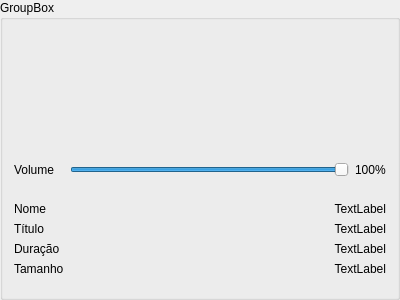
<?xml version="1.0" encoding="UTF-8"?>
<ui version="4.0">
 <class>mdptvp::media::MediaInfoBox</class>
 <widget class="QGroupBox" name="mdptvp::media::MediaInfoBox">
  <property name="geometry">
   <rect>
    <x>0</x>
    <y>0</y>
    <width>400</width>
    <height>300</height>
   </rect>
  </property>
  <property name="windowTitle">
   <string>GroupBox</string>
  </property>
  <property name="title">
   <string>GroupBox</string>
  </property>
  <layout class="QVBoxLayout" name="verticalLayout">
   <item>
    <widget class="VlcWidgetSeek" name="seek_widget_" native="true"/>
   </item>
   <item>
    <layout class="QFormLayout" name="formLayout">
     <property name="fieldGrowthPolicy">
      <enum>QFormLayout::AllNonFixedFieldsGrow</enum>
     </property>
     <item row="2" column="0">
      <widget class="QLabel" name="volume_label_">
       <property name="text">
        <string>Volume</string>
       </property>
      </widget>
     </item>
     <item row="2" column="1">
      <layout class="QHBoxLayout" name="horizontalLayout">
       <item>
        <widget class="VlcWidgetVolumeSlider" name="volume_widget_">
         <property name="maximum">
          <number>100</number>
         </property>
         <property name="value">
          <number>100</number>
         </property>
         <property name="orientation">
          <enum>Qt::Horizontal</enum>
         </property>
         <property name="invertedAppearance">
          <bool>false</bool>
         </property>
        </widget>
       </item>
       <item>
        <widget class="QLabel" name="volume_display_">
         <property name="text">
          <string>100%</string>
         </property>
        </widget>
       </item>
      </layout>
     </item>
     <item row="4" column="0">
      <widget class="QLabel" name="filename_label_">
       <property name="text">
        <string>Nome</string>
       </property>
      </widget>
     </item>
     <item row="4" column="1">
      <widget class="QLabel" name="filename_display_">
       <property name="text">
        <string>TextLabel</string>
       </property>
       <property name="alignment">
        <set>Qt::AlignRight|Qt::AlignTrailing|Qt::AlignVCenter</set>
       </property>
      </widget>
     </item>
     <item row="5" column="0">
      <widget class="QLabel" name="title_label_">
       <property name="text">
        <string>Título</string>
       </property>
      </widget>
     </item>
     <item row="5" column="1">
      <widget class="QLabel" name="title_display_">
       <property name="text">
        <string>TextLabel</string>
       </property>
       <property name="alignment">
        <set>Qt::AlignRight|Qt::AlignTrailing|Qt::AlignVCenter</set>
       </property>
      </widget>
     </item>
     <item row="6" column="0">
      <widget class="QLabel" name="length_label_">
       <property name="text">
        <string>Duração</string>
       </property>
      </widget>
     </item>
     <item row="6" column="1">
      <widget class="QLabel" name="length_display_">
       <property name="text">
        <string>TextLabel</string>
       </property>
       <property name="alignment">
        <set>Qt::AlignRight|Qt::AlignTrailing|Qt::AlignVCenter</set>
       </property>
      </widget>
     </item>
     <item row="7" column="0">
      <widget class="QLabel" name="size_label_">
       <property name="text">
        <string>Tamanho</string>
       </property>
      </widget>
     </item>
     <item row="7" column="1">
      <widget class="QLabel" name="size_display_">
       <property name="text">
        <string>TextLabel</string>
       </property>
       <property name="alignment">
        <set>Qt::AlignRight|Qt::AlignTrailing|Qt::AlignVCenter</set>
       </property>
      </widget>
     </item>
     <item row="3" column="0">
      <spacer name="verticalSpacer">
       <property name="orientation">
        <enum>Qt::Vertical</enum>
       </property>
       <property name="sizeType">
        <enum>QSizePolicy::Fixed</enum>
       </property>
       <property name="sizeHint" stdset="0">
        <size>
         <width>20</width>
         <height>13</height>
        </size>
       </property>
      </spacer>
     </item>
    </layout>
   </item>
  </layout>
 </widget>
 <customwidgets>
  <customwidget>
   <class>VlcWidgetSeek</class>
   <extends>QWidget</extends>
   <header location="global">vlc-qt/WidgetSeek.h</header>
   <container>1</container>
  </customwidget>
  <customwidget>
   <class>VlcWidgetVolumeSlider</class>
   <extends>QSlider</extends>
   <header>vlc-qt/WidgetVolumeSlider.h</header>
  </customwidget>
 </customwidgets>
 <resources/>
 <connections/>
</ui>
